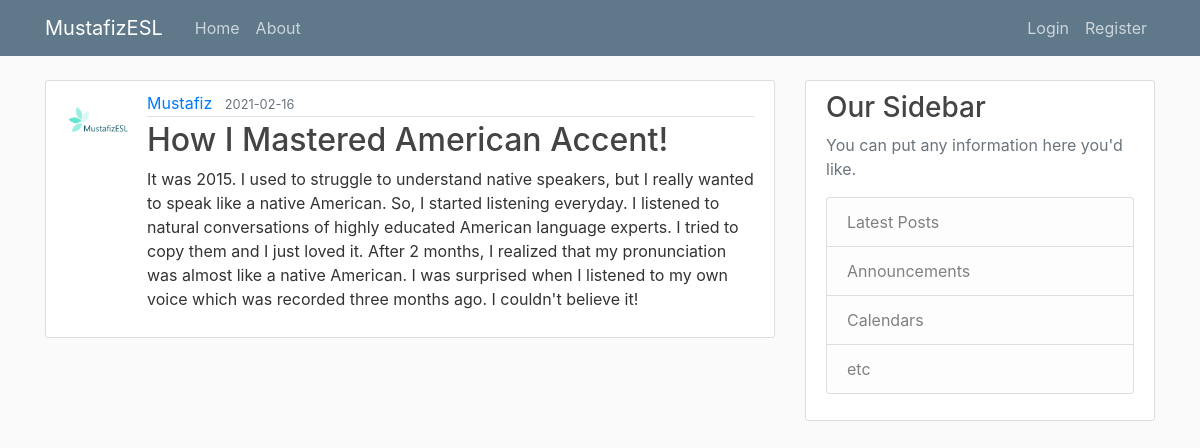
/post/1, run on the app's committed database.
### project/models.py (models this page shows, shortened)
class User(db.Model, UserMixin):
	id = db.Column(db.Integer, primary_key=True)
	username = db.Column(db.String(20), unique=True, nullable=False)
	email = db.Column(db.String(120), unique=True, nullable=False)
	image_file = db.Column(db.String(20), nullable=False, default='default.jpg')
	password = db.Column(db.String(60), nullable=False)
	posts = db.relationship('Post', backref='author', lazy=True)

class Post(db.Model):
	id = db.Column(db.Integer, primary_key=True)
	title = db.Column(db.String(100), nullable=False)
	date_posted = db.Column(db.DateTime, nullable=False, default=datetime.utcnow)
	content = db.Column(db.Text, nullable=False)
	user_id = db.Column(db.Integer, db.ForeignKey('user.id'), nullable=False)

### project/routes.py (the view)
@app.route("/post/<int:post_id>")
def post(post_id):
	post = Post.query.get_or_404(post_id)
	return render_template('post.html', title=post.title, post=post)

### project/templates/post.html (shortened to what this page needs)
{% extends "layout.html" %}
{% block content %}
	<article class="media content-section">
    <img class="rounded-circle article-img" src="{{ url_for('static', filename='profile_pics/' + post.author.image_file) }}">
    <div class="media-body">
      <div class="article-metadata">
        <a class="mr-2" href="{{ url_for('user_posts', username=post.author.username) }}">{{ post.author.username }}</a>
        <small class="text-muted">{{ post.date_posted.strftime('%Y-%m-%d') }}</small>
      </div>
      <h2 class="article-title">{{ post.title }}</h2>
      <p class="article-content">{{ post.content }}</p>
    </div>
  </article>
{% endblock content %}

### project/static/main.css (style rules this page uses)
body { background: #fafafa; color: #333333; margin-top: 5rem; }
h1, h2, h3, h4, h5, h6 { color: #444444; }
.content-section { background: #ffffff; padding: 10px 20px; border: 1px solid #dddddd; border-radius: 3px; margin-bottom: 20px; }
.article-title { color: #444444; }
.article-content { white-space: pre-line; }
.article-img { height: 65px; width: 65px; margin-right: 16px; }
.article-metadata { padding-bottom: 1px; margin-bottom: 4px; border-bottom: 1px solid #e3e3e3 }

### data on the page
User: image_file (placeholder picture), author.username "Mustafiz"
Post: date_posted "2021-02-16", title "How I Mastered American Accent!", content "It was 2015. I used to struggle to understand native speakers, but I really wanted to speak like a native American. So, I started listening everyday. I listened to natural conversations of highly educated American language experts. I tried to copy them and I just loved it. After 2 months, I realized that my pronunciation was almost like a native American. I was surprised when I listened to my own voice which was recorded three months ago. I couldn't believe it!"
